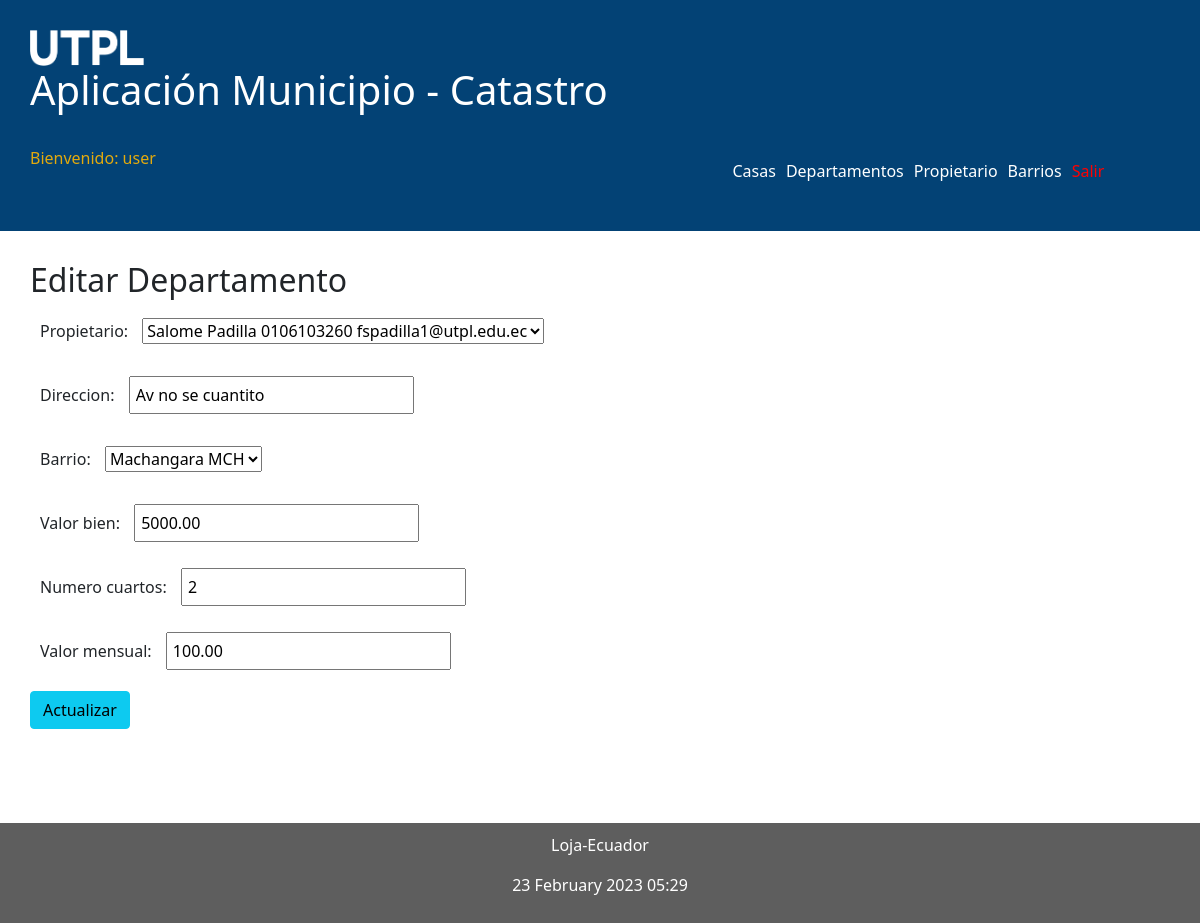
Page /editar/departamento/1 (signed in) on the committed database.
### catastro/models.py (models this page shows, shortened)
class Departamento (models.Model):
    propietario = models.ForeignKey(Persona, on_delete=models.CASCADE,
                                    related_name="los_propietarios2")
    direccion = models.CharField(max_length=50)
    barrio = models.ForeignKey(Barrio, on_delete=models.CASCADE,
                               related_name="los_barrios2")
    valor_bien = models.DecimalField(max_digits=100, decimal_places=2)
    numero_cuartos = models.IntegerField()
    valor_mensual = models.DecimalField(max_digits=100, decimal_places=2)

### catastro/views.py (the view)
# urls.py: path('editar/departamento/<int:id>', views.editar_departamento, name='editar_departamento'),
@permission_required('catastro.change_departamento', login_url="/entrando/login/")
@login_required(login_url='/entrando/login/')
def editar_departamento(request, id):
    departamento = Departamento.objects.get(pk=id)
    if request.method=='POST':
        formulario = DepartamentoForm(request.POST, instance=departamento)
        print(formulario.errors)
        if formulario.is_valid():
            formulario.save()
            return redirect(departamentos)
    else:
        formulario = DepartamentoForm(instance=departamento)
    diccionario = {'formulario': formulario}
    return render(request, 'editarDepartamento.html', diccionario)

### catastro/forms.py
class DepartamentoForm(ModelForm):
    class Meta:
        model = Departamento
        fields = ['propietario', 'direccion', 'barrio', 'valor_bien', 'numero_cuartos', 'valor_mensual']

### catastro/models.py (called while the page is built)
    def __str__(self):
        return "%s %s %s %s" % (self.nombres,
                                self.apellidos,
                                self.cedula,
                                self.correo)

    def __str__(self):
        return "%s %s" % (self.nombre,
                          self.siglas)

### catastro/templates/editarDepartamento.html (shortened to what this page needs)
{% extends "master.html" %}
{% block content %}
<h2>Editar Departamento</h3>
<form action="" method="post">
  {{formulario.as_p}}
  <p><input class="btn btn-info" type='submit' value='Actualizar'/></p>
</form>
{% endblock %}

### catastro/templates/master.html (shortened to what this page needs)
<!DOCTYPE html>
<html>
  <head>
    {% load static %}
    <link rel="stylesheet" type="text/css" href="{% static 'css/estilos.css' %}">
    <link rel="stylesheet" type="text/css" href="https://cdn.datatables.net/1.10.25/css/jquery.dataTables.min.css">
    <link href="https://cdn.jsdelivr.net/npm/bootstrap@5.0.0-beta1/dist/css/bootstrap.min.css" rel="stylesheet">
  </head>
  <body style="padding: 0px;">
  <header style="padding: 30px;">
    <img src="{% static 'images/logo.png' %}" height="10%" width="10%" alt="My image">
    <h1> Aplicación Municipio - Catastro </h1>
    <br><span style="color:rgb(227, 170, 13); float:left" class="nombre_usuario"> Bienvenido: {{user.username}} </span>
    <nav class="top_menu navbar navbar-light">
      <ul class="nav justify-content-end">
        <li><a class="nav-item" style="text-decoration: none;color: white;" href="{% url 'casas' %}">Casas</a></li>
        <li><a class="nav-item" style="text-decoration: none;color: white;" href="{% url 'departamentos' %}">Departamentos</a></li>
        <li><a class="nav-item" style="text-decoration: none;color: white;" href="{% url 'personas' %}">Propietario</a></li>
        <li><a class="nav-item" style="text-decoration: none; color: white;"  href="{% url 'barrios' %}">Barrios</a></li>
        {% if user.is_authenticated %}
          <li><a style="text-decoration: none;color: red;" href="{% url 'logout_view' %}">Salir</a></li>
        {% else %}
          <li><a style="text-decoration: none; color:rgb(227, 170, 13);" href="{% url 'login' %}">Ingresar</a></li>
        {% endif %}
      </ul>
    </nav>
  </header>
  <section style="padding: 30px;">
      {% block content %}
      {% endblock %}
      <br><br>
  </section>
    <footer style="padding: 10px;">
      <p style="text-align:center">Loja-Ecuador</p>
      <p style="text-align:center">{% now "j F Y H:i" %}</p>
    </footer>
  </body>
</html>

### catastro/static/css/estilos.css (style rules this page uses)
body { background: #FEFEFD; padding: 0; }
header { background: #034275; color: #FFF; padding: 30px; }
section { width: 100%; }
input[type=text], input[type=number] { width: 25%; padding: 5px 5px; box-sizing: border-box; }
label { padding: 12px 10px; }
.top_menu ul { list-style:none; float:left; padding: 5px; width:95%; }
.top_menu ul li { float:left; margin-right:10px; margin-bottom:5px; color: #FFF; }
footer { background: #5E5E5E; color: #FFF; }

### rows in the picture
Departamento: propietario "Salome Padilla 0106103260 fspadilla1@utpl.edu.ec", direccion "Av no se cuantito", barrio "Machangara MCH", valor_bien "5000.00", numero_cuartos "2", valor_mensual "100.00"

### other values in the picture
{{ user.username }} "user"
